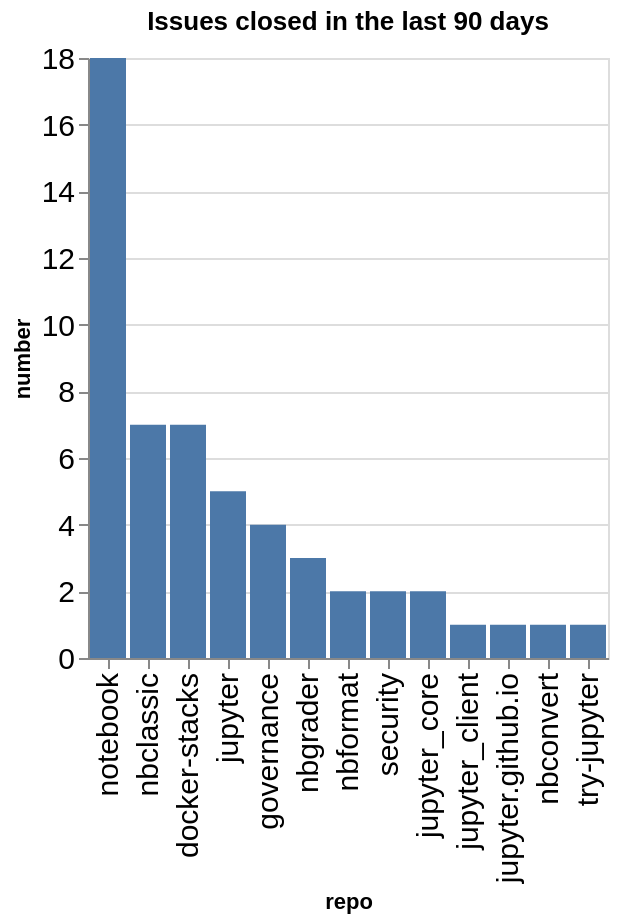

Source (notebook cell):
### Code cell
closed_counts = closed.groupby(['org', 'repo']).count()['number'].reset_index()
closed_counts['org/repo'] = closed_counts.apply(lambda a: a['org'] + '/' + a['repo'], axis=1)
sorted_vals = closed_counts.sort_values(['number'], ascending=False)['repo'].values
alt.Chart(data=closed_counts, title=f"Issues closed in the last {n_days} days").mark_bar().encode(
    x=alt.X('repo', sort=alt.Sort(sorted_vals.tolist())),
    y='number',
)

### Figure 1 — Vega-Lite specification as saved in the notebook (floating-point values rounded to 4 significant figures)
{"config": {"axisLeft": {"labelFontSize": 15}, "axisBottom": {"labelFontSize": 15}}, "data": {"name": "data-db47946115205417cc08b8318c13e230"}, "mark": {"type": "bar"}, "encoding": {"x": {"field": "repo", "sort": ["notebook", "nbclassic", "docker-stacks", "jupyter", "governance", "nbgrader", "nbformat", "security", "jupyter_core", "jupyter_client", "jupyter.github.io", "nbconvert", "try-jupyter"], "type": "nominal"}, "y": {"field": "number", "type": "quantitative"}}, "title": "Issues closed in the last 90 days", "$schema": "https://vega.github.io/schema/vega-lite/v5.20.1.json", "datasets": {"data-db47946115205417cc08b8318c13e230": [{"org": "jupyter", "repo": "docker-stacks", "number": 7, "org/repo": "jupyter/docker-stacks"}, {"org": "jupyter", "repo": "governance", "number": 4, "org/repo": "jupyter/governance"}, {"org": "jupyter", "repo": "jupyter", "number": 5, "org/repo": "jupyter/jupyter"}, {"org": "jupyter", "repo": "jupyter.github.io", "number": 1, "org/repo": "jupyter/jupyter.github.io"}, {"org": "jupyter", "repo": "jupyter_client", "number": 1, "org/repo": "jupyter/jupyter_client"}, {"org": "jupyter", "repo": "jupyter_core", "number": 2, "org/repo": "jupyter/jupyter_core"}, {"org": "jupyter", "repo": "nbclassic", "number": 7, "org/repo": "jupyter/nbclassic"}, {"org": "jupyter", "repo": "nbconvert", "number": 1, "org/repo": "jupyter/nbconvert"}, {"org": "jupyter", "repo": "nbformat", "number": 2, "org/repo": "jupyter/nbformat"}, {"org": "jupyter", "repo": "nbgrader", "number": 3, "org/repo": "jupyter/nbgrader"}, {"org": "jupyter", "repo": "notebook", "number": 18, "org/repo": "jupyter/notebook"}, {"org": "jupyter", "repo": "security", "number": 2, "org/repo": "jupyter/security"}, {"org": "jupyter", "repo": "try-jupyter", "number": 1, "org/repo": "jupyter/try-jupyter"}]}}
